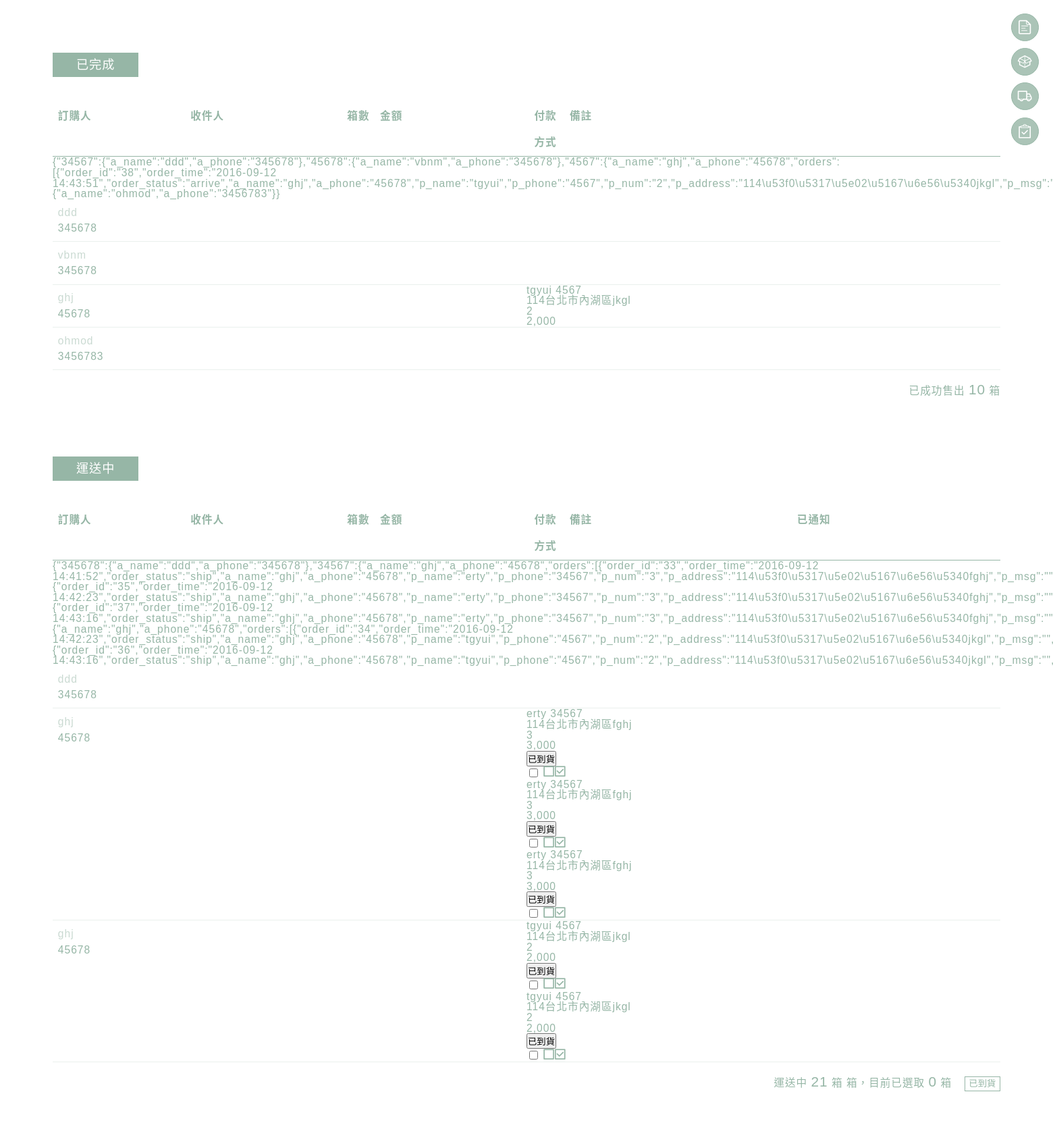
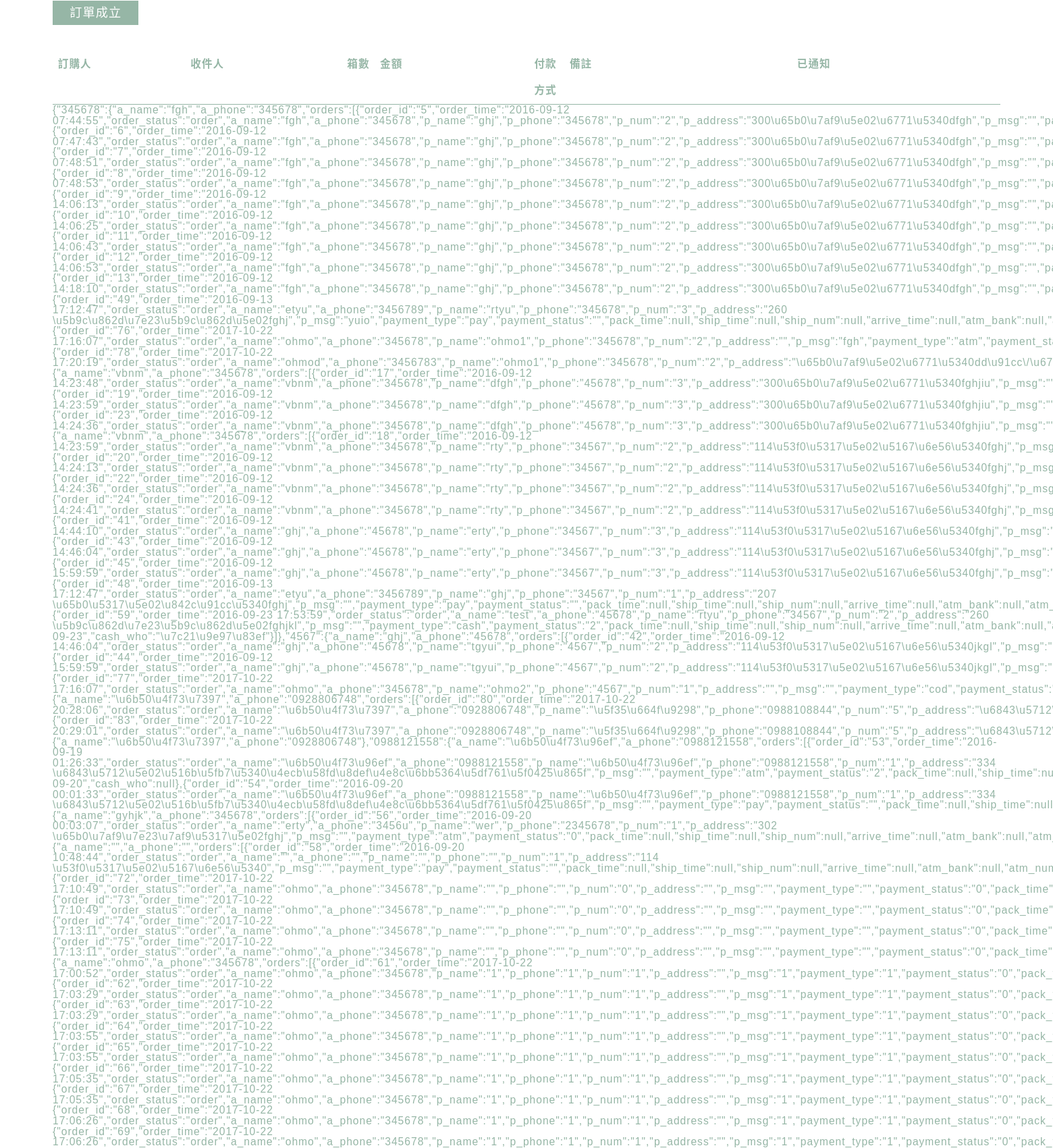
The app's page /admin/index.php (upper part) with its own data (2 pictures, top to bottom).
### tables this page shows
CREATE TABLE `pomelo_order` (
  `order_id` int(5) NOT NULL,
  `order_time` datetime NOT NULL,
  `order_status` varchar(10) NOT NULL,
  `a_name` varchar(20) NOT NULL,
  `a_phone` varchar(15) NOT NULL,
  `p_name` varchar(20) NOT NULL,
  `p_phone` varchar(15) NOT NULL,
  `p_num` int(5) NOT NULL,
  `p_address` varchar(50) NOT NULL,
  `p_msg` varchar(100) DEFAULT NULL,
  `payment_type` varchar(5) NOT NULL,
  `payment_status` varchar(5) DEFAULT NULL,
  `pack_time` datetime DEFAULT NULL,
  `ship_time` datetime DEFAULT NULL,
  `ship_num` text,
  `arrive_time` datetime DEFAULT NULL,
  `atm_bank` text,
  `atm_num` varchar(5) DEFAULT NULL,
  `atm_time` date DEFAULT NULL,
  `cash_who` varchar(10) DEFAULT NULL
);

### admin/index.php (the view, shortened to what this page needs)
<?php include 'header.php'; ?>
<link rel="stylesheet" href="/css/backend.css">
<?php
$sql_query = "SELECT * FROM `pomelo_order`;";
$order_response = mysql_query($sql_query);
$orders = array();
while ($orders[] = mysql_fetch_assoc($order_response));
unset($orders[count($orders)-1]);
foreach ($orders as $i => $value) {
	switch ($value["order_status"]) {
		case 'order':
			$orders["order"][] = $value;
			unset($orders[$i]);
			break;
		case 'pack':
			$orders["pack"][] = $value;
			unset($orders[$i]);
			break;
		case 'ship':
			$orders["ship"][] = $value;
			unset($orders[$i]);
			break;
		case 'arrive':
			$orders["arrive"][] = $value;
			unset($orders[$i]);
			break;
	}
}
uksort($orders, "cmp");
foreach ($orders as $key => $value) {
	$total[$key] = 0;
	foreach ($value as $i => $person) {
		$total[$key] += $person['p_num'];
		if (empty($data[$key][$person["p_phone"]])) {
			$data[$key][$person["p_phone"]]['a_name']  = $person["a_name"];
			$data[$key][$person["p_phone"]]['a_phone'] = $person["a_phone"];
		}else{
			$address_array = explode("|", $person['p_address']);
			$address_data = ['市', '區', '里/村', '路/街', '段', '巷', '弄', '號', '樓', '室'];
			foreach ($address_data as $i => $value) {
				$address[$value] = $address_array[$i];
			}
			$road = '';
			foreach ($address as $word => $value) {
				if ($value) {
					if($word != '市' && $word != '區' && $word != '室'){
						$road .= $value.$word;
					}else{
						$road .= $value;
					}
				}
			}
			$person['p_address'] = $road;
			$data[$key][$person["p_phone"]]['orders'][] = $person;
		}
	}
}
?>
<main>
	<?php foreach ($data as $key => $type): ?>
		<section id="<?php echo $key; ?>">
			<?php switch ($key) {
				case 'order':
					echo "<h1>訂單成立</h1>";
					break;
				case 'pack':
					echo "<h1>裝貨中</h1>";
					break;
				case 'ship':
					echo "<h1>運送中</h1>";
					break;
				case 'arrive':
					echo "<h1>已完成</h1>";
					break;
			} ?>
			<div class="order_list">
				<div class="title">
					<div>訂購人</div>
					<div>收件人</div>
					<div>箱數</div>
					<div>金額</div>
					<div>付款方式</div>
					<div>備註</div>
					<?php if ($key != "arrive"): ?>
						<div>已通知</div>
					<?php endif ?>
				</div>
				<?php if (!empty($type)): ?>
					<?php echo json_encode($type); ?>
					<?php foreach ($type as $order): ?>
						<div class="persons">
							<div class="publick_inf">
								<div>
									<?php echo $order['a_name']; ?><br>
									<a href="/search.php?order=<?php echo $order['a_phone']; ?>" target="_blank"><?php echo $order['a_phone']; ?></a><br>
								</div>
							</div>
							<div class="person_inf">
								<?php foreach ($order["orders"] as $i => $person): ?>
									<div>
										<?php echo $person['p_name']; ?> <?php echo $person['p_phone']; ?><br>
										<?php echo $person['p_address']; ?>
									</div>
									<div class="p_num"><?php echo $person["p_num"]; ?></div>
									<div><?php echo number_format($person["p_num"] * 1000); ?></div>
									<div>
										<?php if ($key == 'order'): ?>
											<button type="button" onclick="changestatus('<?php echo $person["order_id"] ?>', 'pack')">已通知</button>
										<?php elseif($key == 'pack'): ?>
											<button type="button" onclick="changestatus('<?php echo $person["order_id"] ?>', 'ship')">已出貨</button>
										<?php elseif($key == 'ship'): ?>
											<button type="button" onclick="changestatus('<?php echo $person["order_id"] ?>', 'arrive')">已到貨</button>
										<?php endif ?>
									</div>
									<div>
										<?php if ($key != 'arrive'): ?>
											<input type="checkbox" name="order_id[]" value="<?php echo $person["order_id"]; ?>" id="id<?php echo $person["order_id"]; ?>">
											<label for="id<?php echo $person["order_id"]; ?>">
												<i class="icon-checkbox"></i><i class="icon-check"></i>
											</label>
										<?php endif ?>
									</div>
								<?php endforeach ?>
							</div>
						</div>
					<?php endforeach ?>
				<?php endif ?>
				<div class="total">
					<?php if ($key == 'order'): ?>
						訂單成立 <span><?php echo $total[$key]; ?></span> 箱 <label>箱，目前已選取 <span class="check_num">0</span> 箱</label>
						<button type="button" onclick="change_allorderstatus(this, 'pack');">已通知</button>
					<?php elseif($key == 'pack'): ?>
						裝貨中 <span><?php echo $total[$key]; ?></span> 箱 <label>箱，目前已選取 <span class="check_num">0</span> 箱</label>
						<button type="button" onclick="change_allorderstatus(this, 'ship');">已出貨</button>
					<?php elseif($key == 'ship'): ?>
						運送中 <span><?php echo $total[$key]; ?></span> 箱 <label>箱，目前已選取 <span class="check_num">0</span> 箱</label>
						<button type="button" onclick="change_allorderstatus(this, 'arrive');">已到貨</button>
					<?php else: ?>
						已成功售出 <span><?php echo $total[$key]; ?></span> 箱
					<?php endif ?>
				</div>
			</div>
		</section>
	<?php endforeach ?>
</main>
<nav>
	<ul>
		<li onclick="animate_page('#order');"><i class="icon-order"></i></li>
		<li onclick="animate_page('#pack');"><i class="icon-pack"></i></li>
		<li onclick="animate_page('#ship');"><i class="icon-ship"></i></li>
		<li onclick="animate_page('#arrive');"><i class="icon-arrive"></i></li>
	</ul>
</nav>
<?php include 'footer.php'; ?>

### records on screen
pomelo_order: p_name "tgyui", p_phone "4567", p_address "114台北市內湖區jkgl", p_num "2", $person['p_num']*1000 "2,000"
pomelo_order: p_name "erty", p_phone "34567", p_address "114台北市內湖區fghj", p_num "3", $person['p_num']*1000 "3,000"
pomelo_order: p_name "erty", p_phone "34567", p_address "114台北市內湖區fghj", p_num "3", $person['p_num']*1000 "3,000"
pomelo_order: p_name "erty", p_phone "34567", p_address "114台北市內湖區fghj", p_num "3", $person['p_num']*1000 "3,000"
pomelo_order: p_name "tgyui", p_phone "4567", p_address "114台北市內湖區jkgl", p_num "2", $person['p_num']*1000 "2,000"
pomelo_order: p_name "tgyui", p_phone "4567", p_address "114台北市內湖區jkgl", p_num "2", $person['p_num']*1000 "2,000"

### other values on screen
json_encode($type) "{\"34567\":{\"a_name\":\"ddd\",\"a_phone\":\"345678\"},\"45678\":{\"a_name\":\"vbnm\",\"a_phone\":\"345678\"},\"4567\":{\"a_name\":\"ghj\",\"a_phone\":\"45678\",\"orders\":[{\"order_id\":\"38\",\"order_time\":\"2016-09-12…"
$order['a_name'] "ddd"
$order['a_phone'] "345678"
$order['a_name'] "vbnm"
$order['a_name'] "ghj"
$order['a_phone'] "45678"
$order['a_name'] "ohmod"
$order['a_phone'] "3456783"
$total[$key] "10"
json_encode($type) "{\"345678\":{\"a_name\":\"ddd\",\"a_phone\":\"345678\"},\"34567\":{\"a_name\":\"ghj\",\"a_phone\":\"45678\",\"orders\":[{\"order_id\":\"33\",\"order_time\":\"2016-09-12…"
$total[$key] "21"
